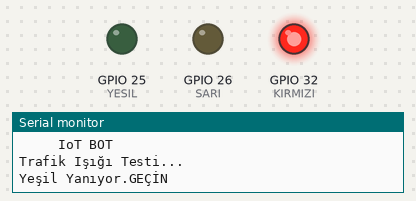
The sketch below on a simulated ESP32. Parts: output pins drawn as LEDs (lit = HIGH), the last lines printed to the serial monitor.

Above: at 1.0 s.
At 3.0 s:
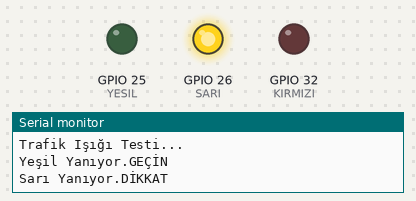
At 5.0 s:
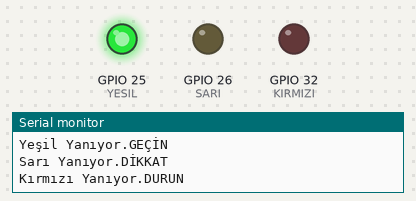
Timing chart, 0 to 7.8 s (numbered marks = the images above):
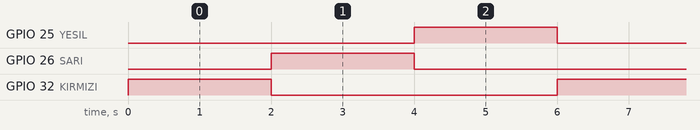

Measured:
- by itself, GPIO 25 (YESIL), GPIO 26 (SARI), GPIO 32 (KIRMIZI): alternates HIGH for 2.0 s and LOW for 4.0 s
- by itself, everything shown: repeats every 6.0 s, in 4 steps

The sketch:

Modulcuk_Trafik_Lambasi_3.yol.ino
```cpp
/*
                                     ///////////////////////////////////////////////////////
                                     /////////   IoT BOT Test Yazılımları Serisi   /////////
                                     //////////////   MODÜLCÜK TESTLERİ   //////////////////
                                                        TRAFİK IŞIĞI
*/
//---------------------------------------   GEÇERKEN TRAFİK IŞIĞINA DİKKAT ETTİN Mİ?  ------------------------------------------------------

//---------------------------------------   // İLK TANIMLAMALAR VE KÜTÜPHANE EKLEME   ------------------------------------------------------


int KIRMIZI = 32;                           // Kırmızı ledin bağlı olduğu pini tanımladık.
int SARI    = 26;                           // Sarı ledin bağlı olduğu pini tanımladık.
int YESIL   = 25;                           // Yeşil ledin bağlı olduğu pini tanımladık.


//---------------------------------------   // SADECE İLK AÇILIŞTA BİR KERE ÇALIŞACAK KISIM   ---------------------------------------------

void setup()
{
  Serial.begin(115200);                     // Seri haberleşmeyi "115200" bandında başlattık.
  Serial.println("     IoT BOT    ");       // Seri ekranına bilgilendirme mesajı gönderdik.
  Serial.println("Trafik Işığı Testi...");

  pinMode(KIRMIZI, OUTPUT);                 // Ledimizi sonuç vediği için çıkış olarak belirledik.
  pinMode(SARI,    OUTPUT);                   // Ledimizi sonuç vediği için çıkış olarak belirledik.
  pinMode(YESIL,   OUTPUT);                  // Ledimizi sonuç vediği için çıkış olarak belirledik.
}

//---------------------------------------   // SÜREKLİ ÇALIŞACAK DÖNGÜ İÇİNDEKİ KISIM   ---------------------------------------------------

void loop()
{
     Yazdirma(KIRMIZI);
     Yazdirma(SARI);
     Yazdirma(YESIL);
}


void Yazdirma(int a){
  digitalWrite(a, HIGH);                                                                     // İlk önce kırmızı ışığı yaktık.
  if(a==25)                                                                                  // Seri ekrana bilgilendirme mesajı gönderdik.
    Serial.println("Kırmızı Yanıyor.DURUN");
  else if(a==26)
    Serial.println("Sarı Yanıyor.DİKKAT");
  else
    Serial.println("Yeşil Yanıyor.GEÇİN");
  delay(2000);                                                                               // Bekleme süresi ekledik.
  digitalWrite(a, LOW);
}
```
